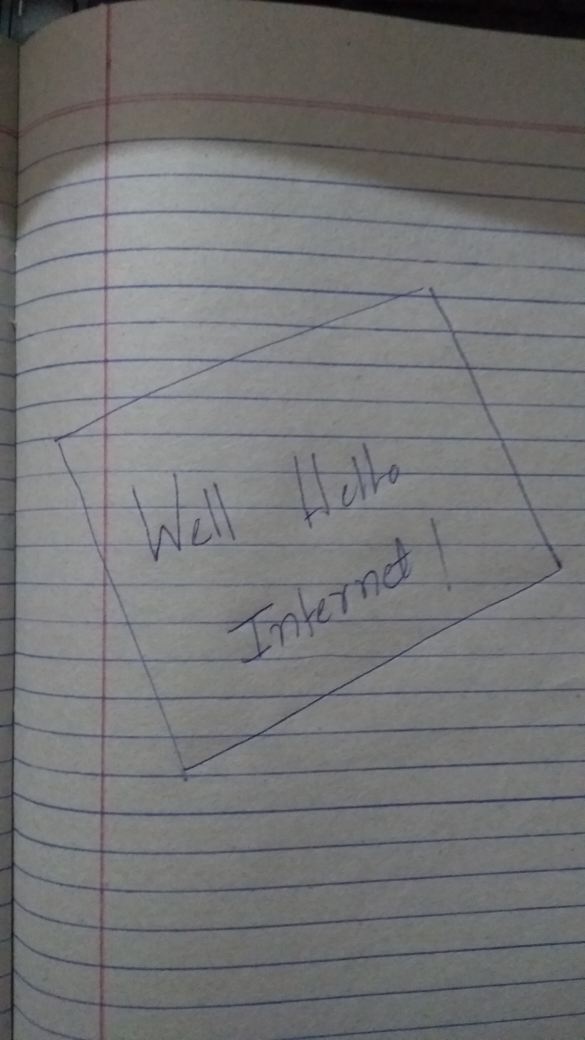
#> input picture DocumentScanner/test.jpg, 2340 x 4160 px (shown at 1/4 size)
$ python scanner.py --image test.jpg   (older library calls are emulated)
#> lines starting #> are read from the running program, lines starting #| are printed output that depends on the picture
from transform import  four_point_transform
import numpy as np
import cv2
import argparse as ap
from matplotlib import  pyplot as plt
import mahotas

pts = []
click_cnt = 0

def get_points(event,x,y,flags,param):
	global pts, click_cnt
	if event == cv2.EVENT_LBUTTONDOWN and click_cnt < 4:
		click_cnt += 1
		cv2.circle(image,(x,y),4,(0,255,0),-1)
		print(x,y)
		pts.append([x,y])


ap = ap.ArgumentParser()
ap.add_argument("-i", "--image", help="Path to image")
#ap.add_argument("-c", "--coord", help="Coordinates of the rectangle")

args = vars(ap.parse_args())

image = cv2.imread(args["image"])
#> image is the input picture: shape (4160, 2340, 3); mean B, G, R 116.9, 116, 115.8

r = 400.0/image.shape[1]
#> r = 0.171

dim = (400, int(image.shape[0]*r))
#> dim = (400, 711)

image = cv2.resize(image,dim, interpolation = cv2.INTER_AREA)
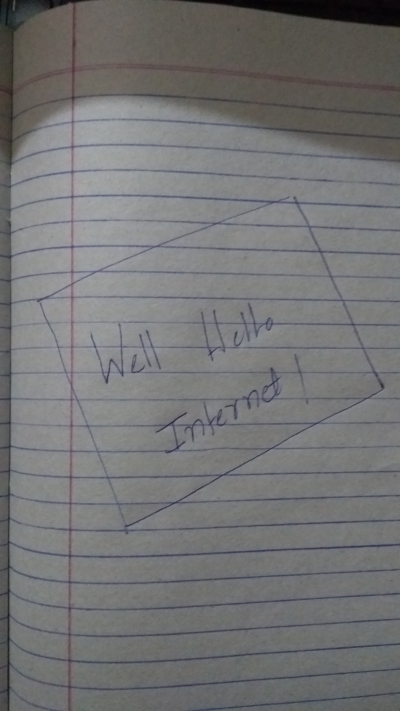
#> image: shape (711, 400, 3); mean B, G, R 116.9, 116, 115.8
image = image[140:510, 0:400]
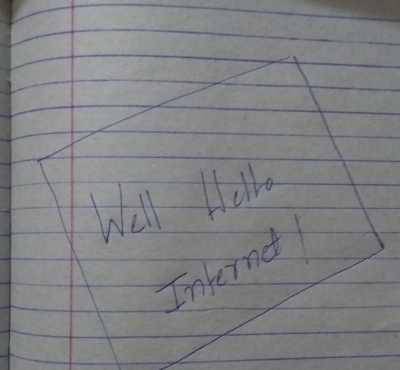
#> image: shape (370, 400, 3); mean B, G, R 131.7, 129.2, 128.2
cv2.imshow("Orignal", image)
cv2.namedWindow('image')


cv2.setMouseCallback('image',get_points)
while True:
	cv2.imshow("image", image)
	key = cv2.waitKey(1) & 0xFF
#> (key q is pressed here)
	if key == ord("q"):
		break

print(pts)

pts2 = np.float32([[0,0],[300,0],[300,300],[0,300]])
pts1 =np.float32(pts)

#> (the run stopped early here; a loop or call above may not have finished)
